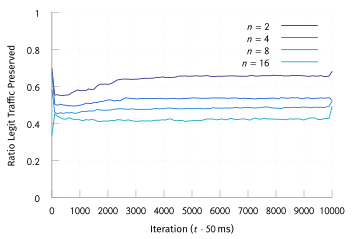

Source code (gnuplot):
set terminal tikz standalone color size 9cm,6cm font '\scriptsize' preamble '\usepackage{microtype} \usepackage[sfdefault]{FiraSans} \usepackage{newtxsf} \usepackage[T1]{fontenc} \renewcommand*\oldstylenums[1]{{\firaoldstyle #1}}\usepackage{siunitx}\sisetup{detect-all}'
set output "online-varyN-binary-pres.tex"

load "parula.pal"

set style line 102 lc rgb '#a0a0a0' lt 1 lw 1
set border ls 102
set colorbox border 102
set key textcolor rgb "black"
set tics textcolor rgb "black"
set label textcolor rgb "black"

set border 3
set grid x y
set xtics nomirror
set ytics nomirror

#set key autotitle columnhead
set datafile separator ","

set xlabel "Iteration ($t \\cdot \\SI{50}{\\milli\\second}$)"
set ylabel "Ratio Legit Traffic Preserved"

set yrange [0.0:1.0]

plot '../results/online-2-avg.csv' u 1:3 w lines smooth sbezier title "$n=2$", \
     '../results/online-4-avg.csv' u 1:3 w lines smooth sbezier title "$n=4$", \
     '../results/online-8-avg.csv' u 1:3 w lines smooth sbezier title "$n=8$", \
     '../results/online-16-avg.csv' u 1:3 w lines smooth sbezier title "$n=16$"
